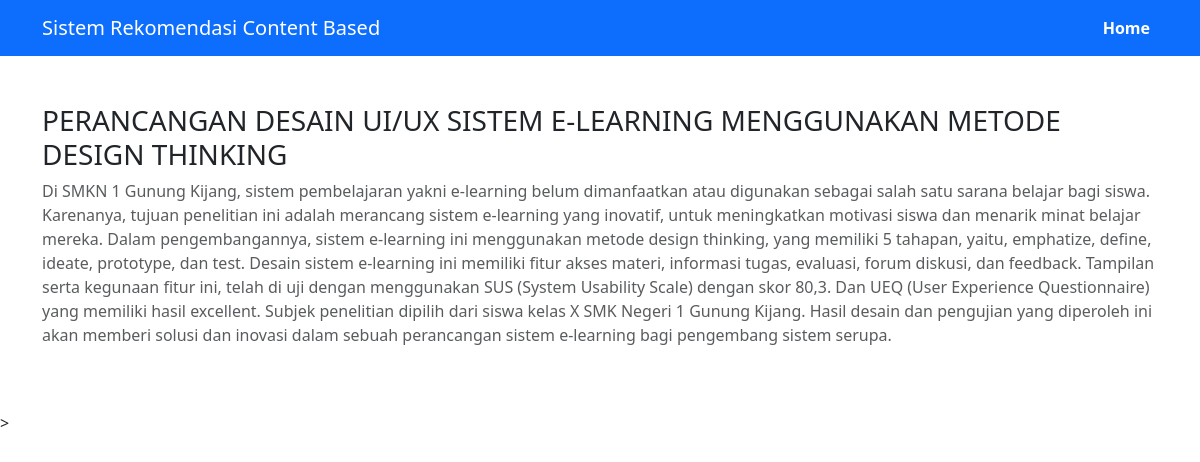
Screenshot of /detail.php?id=1 with the database file from the repository.
### tables this page shows
CREATE TABLE `artikel` (
  `id_artikel` int(11) NOT NULL,
  `judul_artikel` varchar(255) NOT NULL,
  `abstrak_artikel` text NOT NULL
);

### detail.php (the view, shortened to what this page needs)
<?php
include 'koneksi.php';
$id_artikel = $_GET['id'];
$ambil = $koneksi->query("SELECT * FROM artikel WHERE id_artikel = '$id_artikel' ");
$artikel = $ambil->fetch_assoc();
?>
<!DOCTYPE html>
<html lang="en">
<head>
    <link href="https://cdn.jsdelivr.net/npm/bootstrap@5.3.3/dist/css/bootstrap.min.css" rel="stylesheet">
    <link rel="stylesheet" href="https://cdn.jsdelivr.net/npm/bootstrap-icons@1.11.3/font/bootstrap-icons.min.css">
</head>
<body  lass="bg-light">
    <?php include 'navbar.php' ?>
    <section class="py-5 bg-white">
    	<div class="container">
    		<h3><?php echo $artikel['judul_artikel'] ?></h3>
    		<p class="text-muted"><?php echo $artikel['abstrak_artikel'] ?></p>
    	</div>
    </section>>
</body>
</html>

### rows the page displays
artikel: judul_artikel "PERANCANGAN DESAIN UI/UX SISTEM E-LEARNING MENGGUNAKAN METODE DESIGN THINKING", abstrak_artikel "Di SMKN 1 Gunung Kijang, sistem pembelajaran yakni e-learning belum dimanfaatkan atau digunakan sebagai salah satu sarana belajar bagi siswa. Karenanya, tujuan penelitian ini adalah merancang sistem e-learning yang inovatif, untuk meningkatkan motivasi siswa dan menarik minat belajar mereka. Dalam pengembangannya, sistem e-learning ini menggunakan metode design thinking, yang memiliki 5 tahapan, yaitu, emphatize, define, ideate, prototype, dan test. Desain sistem e-learning ini memiliki fitur akses materi, informasi tugas, evaluasi, forum diskusi, dan feedback. Tampilan serta kegunaan fitur ini, telah di uji dengan menggunakan SUS (System Usability Scale) dengan skor 80,3. Dan UEQ (User…"
